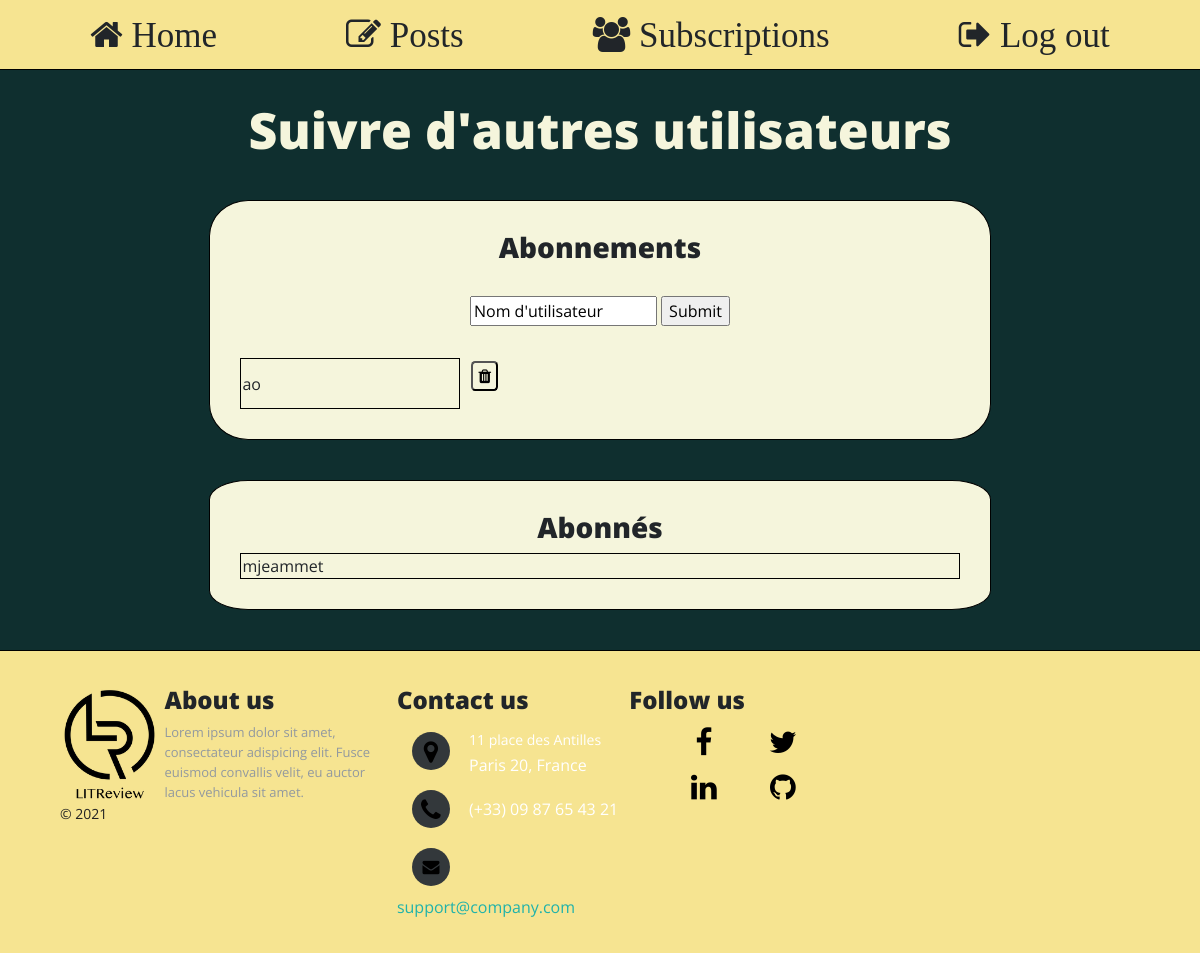
The app's page /subscriptions/ (signed in), older data.
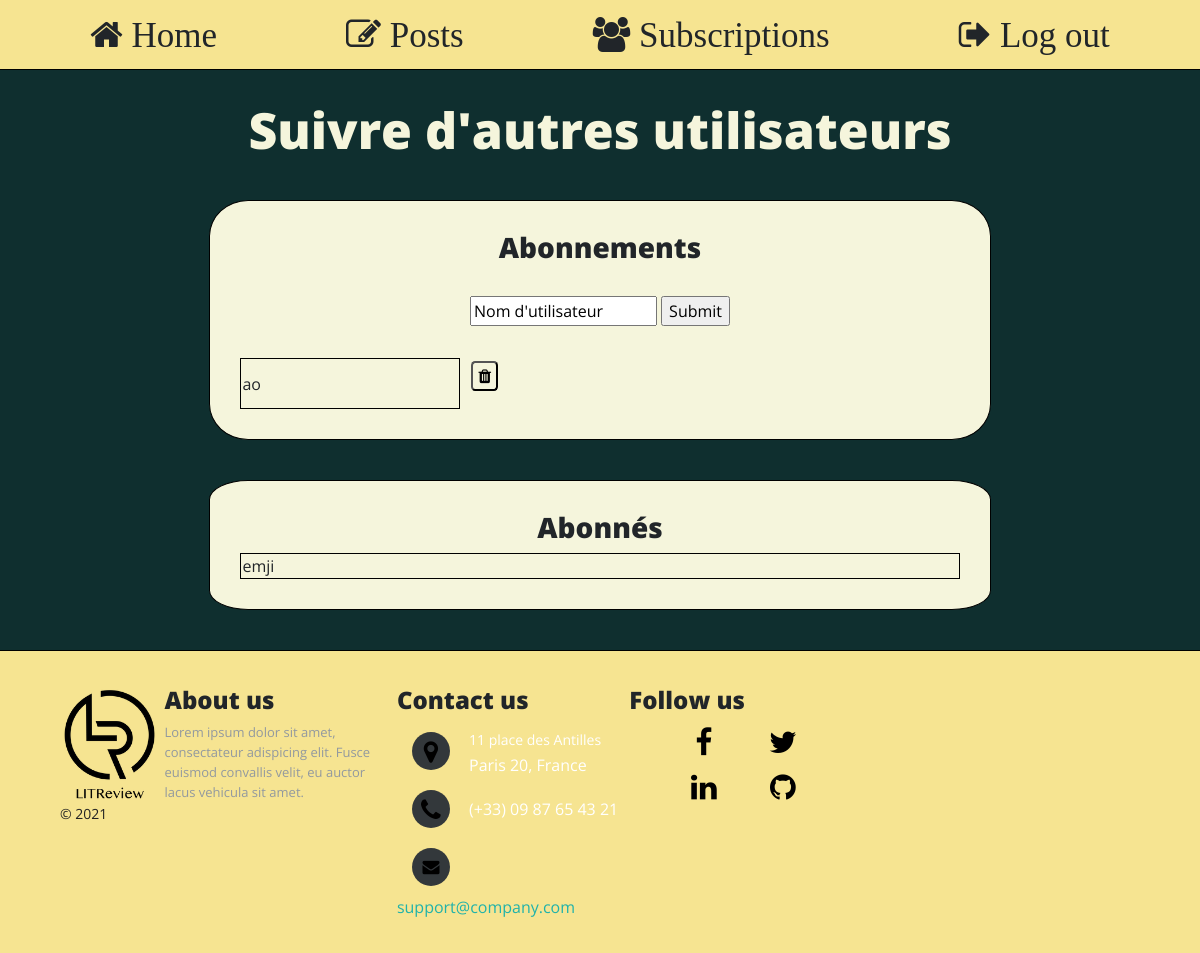
The same page, newer data.
### reviews_webapp/models.py (models this page shows)
class UserFollows(models.Model):
    user = models.ForeignKey(
        to=settings.AUTH_USER_MODEL,
        on_delete=models.CASCADE,
        related_name='following')
    followed_user = models.ForeignKey(
        to=settings.AUTH_USER_MODEL,
        on_delete=models.CASCADE, related_name='followed_by')
    class Meta:
        unique_together = ('user', 'followed_user', )

### authentication/models.py (models this page shows)
class User(AbstractUser):
    pass

### reviews_webapp/views.py (the view, shortened to what this page needs)
# urls.py: path('subscriptions/', reviews_webapp.views.SubscriptionPageView.as_view(), name='subscriptions'),
class SubscriptionPageView(LoginRequiredMixin, View):
    template_name = "reviews_webapp/subscriptions.html"
    sub_form = SubscriptionForm()
    def get(self, request, error_message=""):
        logged_in_user = request.user
        subscriptions = logged_in_user.following.all().order_by('id')
        followers = logged_in_user.followed_by.all()
        context = {
            "form": self.sub_form,
            "subscriptions": subscriptions,
            "subscribers": followers,
        }
        if error_message != "":
            context["error_message"] = error_message
        return render(request, self.template_name, context)

### reviews_webapp/forms.py (shortened to what this page needs)
class SubscriptionForm(forms.Form):
    username = forms.CharField(max_length=30, initial='Nom d\'utilisateur', required=False)

### reviews_webapp/templates/reviews_webapp/subscriptions.html (shortened to what this page needs)
{% extends 'base.html' %}
{% block content %}
<div>
    <h1>Suivre d'autres utilisateurs</h1>
    <div class="box follow_box">
        <h3>Abonnements</h3>
        <p>
            <form method="post">
                {{ form.username }}
                <input type="submit"/>
            </form>
        </p>
        <table style="width: 100%;">
            {% for relationship in subscriptions %}
                <tr>
                <td style="border: 1px solid black">{{ relationship.followed_user.username }}</td>
                <td>
                    <form action="{% url 'subscriptions' %}" method="post">
                        <button value="{{ relationship.id }}" name="unsubscribe_id" method="post"><i class="fa fa-trash"></i></button>
                    </form>
                </td>
            </tr>
            {% endfor %}
        </table>
    </div>
    <div class="box follow_box">
        <h3>Abonnés</h3>
        <table style="width: 100%;">
            {% for relationship in subscribers %}
            <tr>
                <td style="border: 1px solid black">{{ relationship.user }}</td>
            </tr>
            {% endfor %}
        </table>
    </div>
</div>
{% endblock content %}

Row changes from the older to the newer data that the page shows:
changed through a linked row, UserFollows: user "mjeammet" → "emji"
